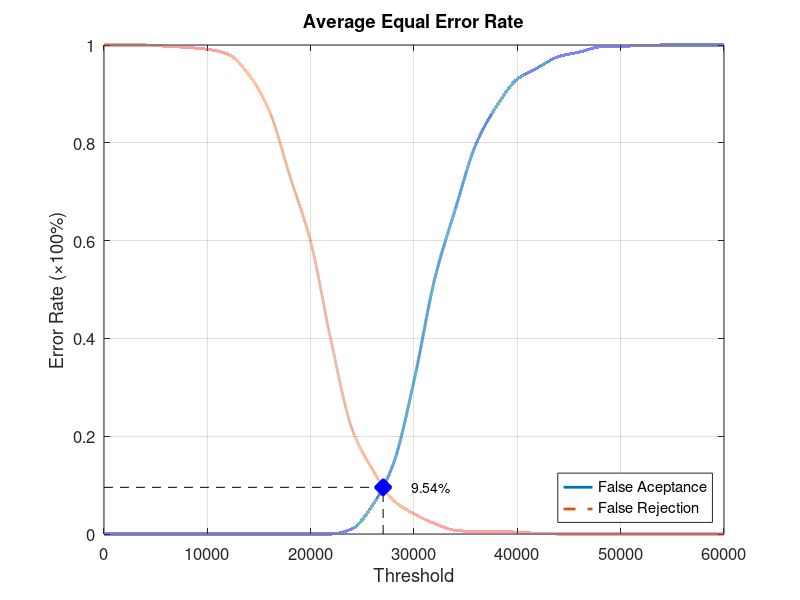
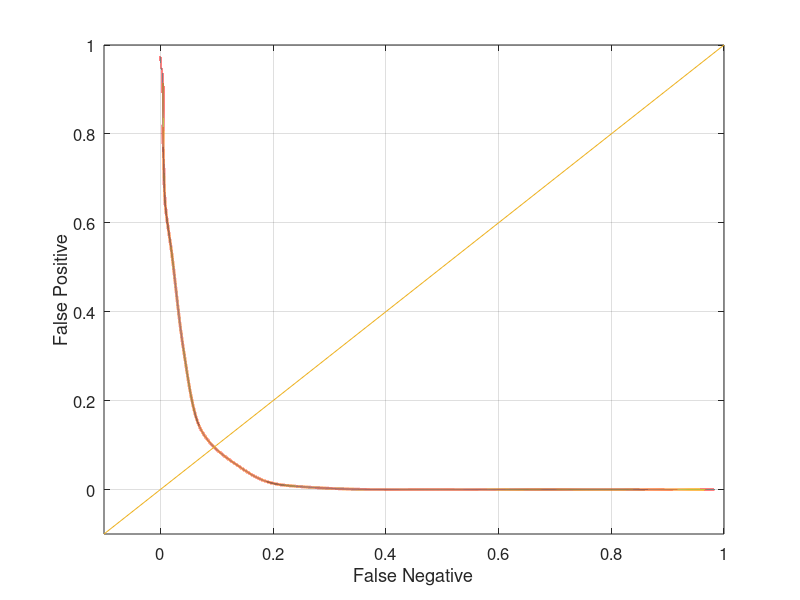

MATLAB code for these plots, in order:
function yEER = Experiment2Average
close all;
clear;
clc;
x = 0:2000:60000;
xq = 0:0.5:60000;

y0 = [0 0 0 0 0 0 0 0 0 0 0 0 0.0105263 0.0592105 0.143421 0.313158 0.521053 0.664474 0.797368 0.875 0.930263 0.953947 0.976316 0.985526 0.996053 0.997368 0.998684 1 1 1 1];
yy0 = interp1(x, y0, xq, 'pchip');
y1 = [1 1 1 0.9975 0.995 0.99125 0.98125 0.94 0.865 0.73125 0.5975 0.3925 0.215 0.13125 0.06875 0.04125 0.02125 0.0075 0.005 0.005 0.00375 0.00125 0 0 0 0 0 0 0 0 0];
yy1 = interp1(x, y1, xq, 'pchip');

% Calculating EER: 
y2 = abs(y0 - y1);
find(y2 == min(y2))
yy2 = abs(yy0 - yy1);
xEER = find(yy2 == min(yy2));
xEERIndex = xq(xEER) % X-axis EER
yEER = yy0(xEER) % Y-axis EER

main = figure
plot(xq, yy0,'-','LineWidth', 2);	hold on
plot(xq, yy1,'--','LineWidth', 2);	hold on
plot([xEERIndex xEERIndex], [0 yEER], 'k--');	hold on
plot([0 xEERIndex], [yEER yEER], 'k--');	hold on
plot(xEERIndex, yEER, 'bx', 'LineWidth', 10);	hold on
text(xEERIndex + 10 * xEERIndex / 100, yEER, [num2str(round((10000 * yEER)) / 100) '%'])
legend('False Aceptance', 'False Rejection', 'Location', 'SouthEast')
xlabel('Threshold')
ylabel('Error Rate (\times100%)')
title('Average Equal Error Rate')
set(gca, 'FontSize', 12)
axis([0 60000 0 1])
grid on

print(main, 'Experiment2AverageMain', '-dpng');
FNRxFPR = figure('Color', [1 1 1]);
plot(yy1, yy0, '-', yy1, yy0, 'LineWidth', 2);
hold on
y = -0.1:0.1:1
plot(y, y); 
set(gca, 'FontSize', 12)
xlabel('False Negative')
ylabel('False Positive')
axis([-0.1 1 -0.1 1])
set(gca, 'FontSize', 12)
grid on

print(FNRxFPR, 'Experiment2AverageFNRxFPR','-dpng');
end
